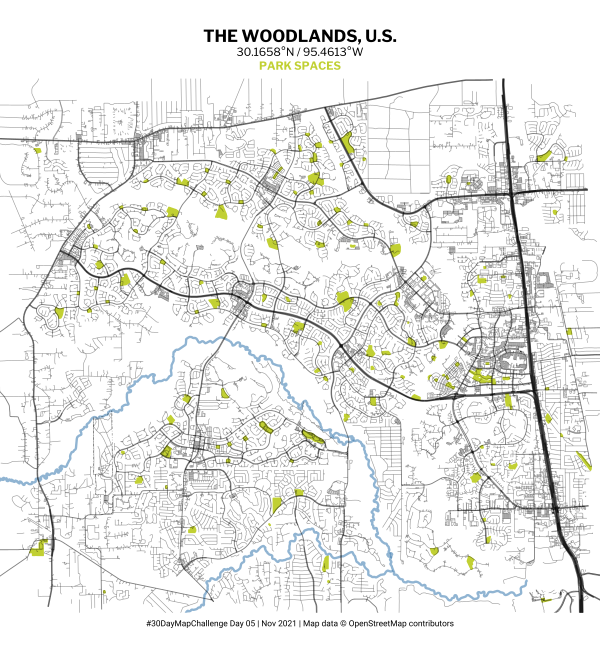

The script that saved this image:
#30DayMapChallenge 05 OSM
#Park Spaces in The Woodlands, U.S.

# load libraries 
library(sf)
library(tidyverse)
library(osmdata)
library(ggtext)

# load fonts
library(sysfonts)
library(showtext)
font_add_google("Libre Franklin")
font_add_google("Roboto")
showtext_auto()

# park data
park <- getbb("The Woodlands United States")%>%
  opq()%>%
  add_osm_feature(key = "leisure", value = "park") %>%
  osmdata_sf()

# streets data
big_streets <- getbb("The Woodlands United States")%>%
  opq()%>%
  add_osm_feature(key = "highway", 
                  value = c("motorway", "primary", "motorway_link", "primary_link")) %>%
  osmdata_sf()

med_streets <- getbb("The Woodlands United States")%>%
  opq()%>%
  add_osm_feature(key = "highway", 
                  value = c("secondary", "tertiary", "secondary_link", "tertiary_link")) %>%
  osmdata_sf()


small_streets <- getbb("The Woodlands United States")%>%
  opq()%>%
  add_osm_feature(key = "highway", 
                  value = c("residential", "living_street",
                            "unclassified",
                            "service", "footway"
                  )) %>%
  osmdata_sf()

# river data
river <- getbb("The Woodlands United States")%>%
  opq()%>%
  add_osm_feature(key = "waterway", value = "river") %>%
  osmdata_sf()

# railway data
railway <- getbb("The Woodlands United States")%>%
  opq()%>%
  add_osm_feature(key = "railway", value="rail") %>%
  osmdata_sf()

# plot
ggplot() +
  geom_sf(data = park$osm_polygons,
          inherit.aes = FALSE,
          color = "#c1d033", fill="#c1d033") +
  geom_sf(data = river$osm_lines,
          inherit.aes = FALSE,
          color = "steelblue",
          size = .8,
          alpha = .6) +
  geom_sf(data = railway$osm_lines,
          inherit.aes = FALSE,
          color = "black",
          size = .2,
          linetype="dotdash",
          alpha = .5) +
  geom_sf(data = med_streets$osm_lines,
          inherit.aes = FALSE,
          color = "black",
          size = .3,
          alpha = .5) +
  geom_sf(data = small_streets$osm_lines,
          inherit.aes = FALSE,
          color = "black",
          size = .2,
          alpha = .4) +
  geom_sf(data = big_streets$osm_lines,
          inherit.aes = FALSE,
          color = "black",
          size = .5,
          alpha = .6) +
  coord_sf(xlim = c(-95.608, -95.43), 
           ylim = c(30.1, 30.237),
           expand = FALSE) +
  theme_void(base_family = "Libre Franklin") +
  theme(plot.title = element_text(size = 12,face="bold", hjust=.5),
        plot.caption=element_text(size=6, hjust=.5, family="Roboto"),
        plot.margin = margin(t = .5, r = 0, b = .5, l = 0, unit = "cm"),
        plot.background=element_rect(fill="white", color=NA),
        plot.subtitle = element_markdown(size = 8, hjust=.5, lineheight=1.25, margin=margin(2, 0, 5, 0))) +
  labs(title = "THE WOODLANDS, U.S.", 
       subtitle = "30.1658°N / 95.4613°W<br><span style='color:#c1d033;'>**PARK SPACES**</span>",
       caption="#30DayMapChallenge Day 05 | Nov 2021 | Map data © OpenStreetMap contributors")

# save plot
ggsave(file="05_OSM.png", units="in", width = 6, height=6.5)
ggsave(file="05_OSM.pdf”, units="in", width = 6, height=6.5)
